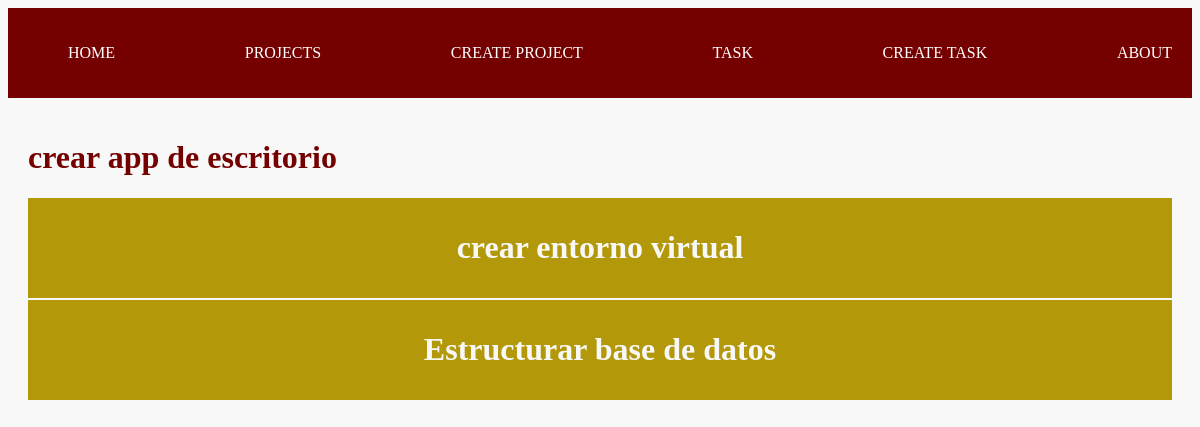
/projects/3, run on the app's committed database.
### myapp/models.py (models this page shows, shortened)
class Project(models.Model):
    name = models.CharField(max_length=200)
    def __str__(self):
        return self.name

class Task(models.Model):
    title = models.CharField(max_length=200)
    description = models.TextField()
    project = models.ForeignKey(Project, on_delete=models.CASCADE)
    done = models.BooleanField(default=False)

### myapp/views.py (the view)
# urls.py: path('projects/<int:id>', views.project_detail, name="project_detail"),
def project_detail(request, id):
    project = Project.objects.get(id=id)
    tasks = Task.objects.filter(project_id=id)
    get_list_or_404(Project, id=id)
    print(project)
    return render(request, 'projects/detail.html',{
        'project': project,
        'tasks': tasks
    })

### myapp/templates/projects/detail.html
{% extends "layouts/base.html" %}
{% block content %}
<h1>{{project}}</h1>
{% for i in tasks %}
<div class="card">
    <h1>{{i.title}}</h1>
</div>
{% endfor %}
{% endblock content %}

### myapp/static/css/main.css (style rules this page uses)
body { background: #f8f8f8; color: #750000; }
.card { background: #b39909; color: #f8f8f8; padding: 10px; margin-bottom: 2px; text-align: center; }

### data on the page
Project: name "crear app de escritorio"
Task: title "crear entorno virtual"
Task: title "Estructurar base de datos"
